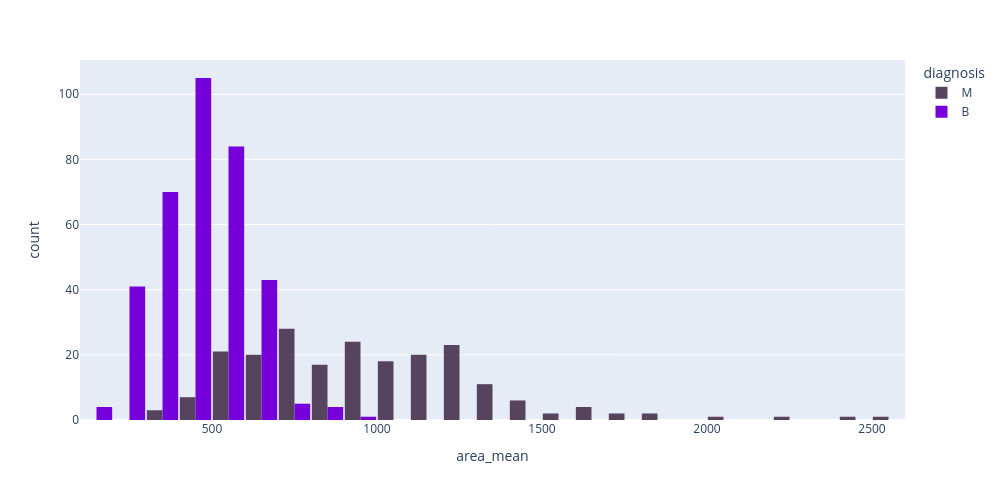

Notebook code cell kept with this figure:
### Code cell
#This will make the output the same in both Jupyter and the PDF
print("The figure below makes the output in both Jupyter and the PDF look the same.")
fig = px.histogram(
    data_frame=df,
    x='area_mean',
    color='diagnosis',
    color_discrete_map={'M': '#56445E', 'B': '#7600DA'},
    category_orders={'diagnosis': ['M', 'B']},
    barmode='group',
    width=1000,
    height=500,
)

fig.update_traces(xbins=dict(start=0, end=2600, size=100))
fig.update_layout(bargap=0.05)
fig.show()

### Figure 1 — Plotly figure (JSON) as saved in the notebook; plotly's stock layout.template omitted (floating-point values rounded to 4 significant figures; data arrays with more than 128 entries replaced by an {"elided": "..."} marker saying what was removed)
{"data": [{"alignmentgroup": "True", "bingroup": "x", "hovertemplate": "diagnosis=M<br>area_mean=%{x}<br>count=%{y}<extra></extra>", "legendgroup": "M", "marker": {"color": "#56445E", "pattern": {"shape": ""}}, "name": "M", "offsetgroup": "M", "orientation": "v", "showlegend": true, "x": {"elided": "212 float values"}, "xaxis": "x", "yaxis": "y", "type": "histogram", "xbins": {"end": 2600, "size": 100, "start": 0}}, {"alignmentgroup": "True", "bingroup": "x", "hovertemplate": "diagnosis=B<br>area_mean=%{x}<br>count=%{y}<extra></extra>", "legendgroup": "B", "marker": {"color": "#7600DA", "pattern": {"shape": ""}}, "name": "B", "offsetgroup": "B", "orientation": "v", "showlegend": true, "x": {"elided": "357 float values"}, "xaxis": "x", "yaxis": "y", "type": "histogram", "xbins": {"end": 2600, "size": 100, "start": 0}}], "layout": {"xaxis": {"anchor": "y", "domain": [0.0, 1.0], "title": {"text": "area_mean"}}, "yaxis": {"anchor": "x", "domain": [0.0, 1.0], "title": {"text": "count"}}, "legend": {"title": {"text": "diagnosis"}, "tracegroupgap": 0}, "margin": {"t": 60}, "barmode": "group", "height": 500, "width": 1000, "bargap": 0.05}}
